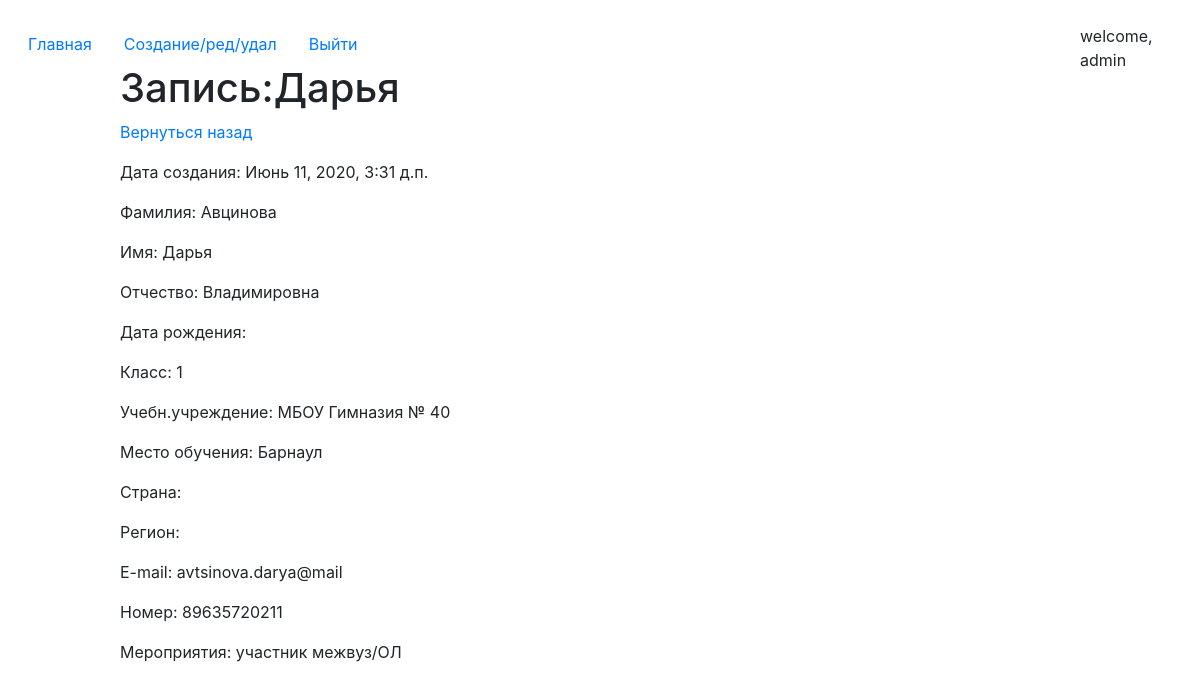
/detail/6 (signed in), run on the app's committed database.
### core/models.py (models this page shows, shortened)
class Records(models.Model):
    create_date = models.DateTimeField(auto_now = True)
    second_name = models.CharField(max_length = 15, verbose_name = "Фамилия")
    first_name = models.CharField(max_length=15, verbose_name="Имя")
    patronymic = models.CharField(max_length=20, verbose_name="Отчество")
    the_class = models.CharField(max_length=2, verbose_name="Класс")
    educational_institution = models.CharField(max_length=50, verbose_name="Учеб.учреждение")
    place_of_study = models.CharField(max_length=15, verbose_name="Место обучения")
    e_mail = models.CharField(max_length=20, verbose_name="Email")
    phone_number = models.CharField(max_length=11, verbose_name="Телефон")
    events = models.CharField(max_length=200, verbose_name="Мероприятия")
    class Meta:
        verbose_name = "запись"
        verbose_name_plural = "Записи"

### core/views.py (the view)
# urls.py: path('detail/<int:pk>', views.WorkDetailView.as_view(), name='detail_page'),
class WorkDetailView(DetailView):
    model = Records
    template_name = 'detail.html'
    context_object_name = 'get_record'

### templates/detail.html
{% extends 'index.html' %}
{% block content %}
      <h1 style = "padding-left: 10%;left:25%">Запись:{{get_record.first_name}}</h1>
      <p style = "padding-left: 10%;left:25%"><a href = "/">Вернуться назад</a></p>
      <p style = "padding-left: 10%;left:25%">Дата создания: {{get_record.create_date}}</p>
      <p style = "padding-left: 10%;left:25%">Фамилия: {{get_record.second_name}}</p>
      <p style = "padding-left: 10%;left:25%">Имя: {{get_record.first_name}}</p>
      <p style = "padding-left: 10%;left:25%">Отчество: {{get_record.patronymic}}</p>
      <p style = "padding-left: 10%;left:25%">Дата рождения: {{get_record.date_of_birth}}</p>
      <p style = "padding-left: 10%;left:25%">Класс: {{get_record.the_class}}</p>
      <p style = "padding-left: 10%;left:25%">Учебн.учреждение: {{get_record.educational_institution}}</p>
      <p style = "padding-left: 10%;left:25%">Место обучения: {{get_record.place_of_study}}</p>
      <p style = "padding-left: 10%;left:25%">Страна: {{get_record.country}}</p>
      <p style = "padding-left: 10%;left:25%">Регион: {{get_record.region}}</p>
      <p style = "padding-left: 10%;left:25%">E-mail: {{get_record.e_mail}}</p>
      <p style = "padding-left: 10%;left:25%">Номер: {{get_record.phone_number}}</p>
      <p style = "padding-left: 10%;left:25%">Мероприятия: {{get_record.events}}</p>
{% endblock %}

### templates/index.html (shortened to what this page needs)
{% load static %}
<!doctype html>
<html lang="en">
  <head>
    <link rel="stylesheet" href="https://stackpath.bootstrapcdn.com/bootstrap/4.5.0/css/bootstrap.min.css">
<link href="{% static 'css/style.css' %}" rel="stylesheet">
  </head>
  <body><br>
        <div>
<ul class="nav nav-pills">
  <li class="nav-item" style = "padding-left: 1%;left:17.9%">
      {% url 'work' as url_work %}
    <a class="nav-link {% if url_work == request.path %} active {% endif %} " href = "{{ url_work }}">Главная</a>
  </li>
  <li class="nav-item">
      {% url 'edit_page' as url_edit_page %}
    <a class="nav-link {% if url_edit_page == request.path %} active {% endif %}" href = "{{ url_edit_page }}">Создание/ред/удал</a>
  </li>
        {% if request.user.is_authenticated %}
            <li class="nav-item">
                {% url 'logout_page' as url_loggout_page %}
                <a class="nav-link" href = "{{ url_loggout_page }}">Выйти</a>
            </li>
        {% endif %}
    <a style = "position:absolute;left:90%;">welcome, {{ request.user }}</a>
</ul>
    {% block content %}
        {% endblock %}
        </div>
  </body>
</html>

### data on the page
Records: first_name "Дарья", create_date "Июнь 11, 2020, 3:31 д.п.", second_name "Авцинова", patronymic "Владимировна", the_class "1", educational_institution "МБОУ Гимназия № 40", place_of_study "Барнаул", e_mail "avtsinova.darya@mail", phone_number "89635720211", events "участник межвуз/ОЛ"

### other printed values
{{ request.user }} "admin"
